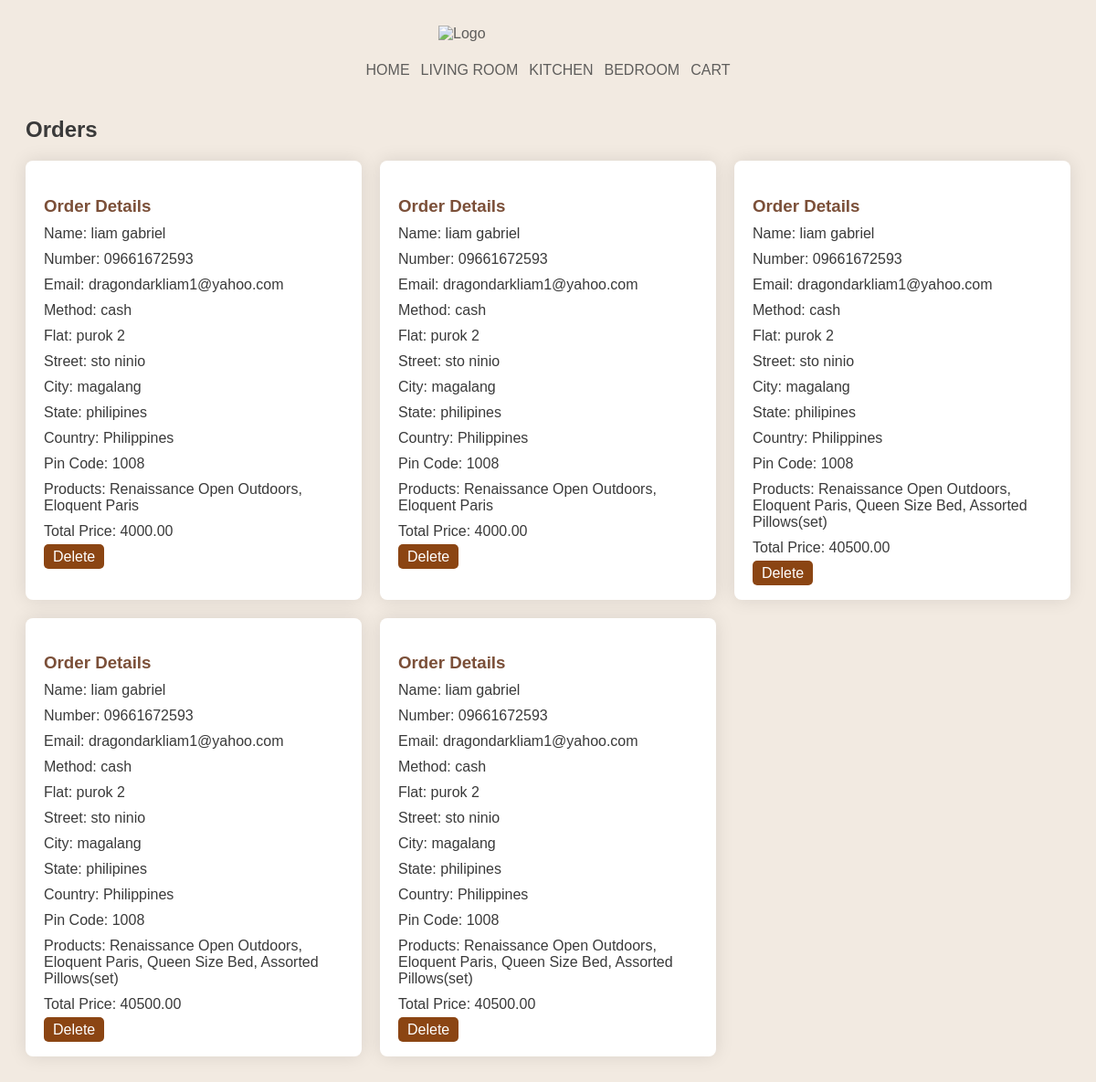
/orders.php, run on the app's committed database.
### tables this page shows
CREATE TABLE `orderss` (
  `id` int(11) NOT NULL,
  `name` varchar(255) NOT NULL,
  `number` varchar(20) NOT NULL,
  `email` varchar(255) NOT NULL,
  `method` varchar(20) NOT NULL,
  `flat` varchar(50) NOT NULL,
  `street` varchar(255) NOT NULL,
  `city` varchar(100) NOT NULL,
  `state` varchar(100) NOT NULL,
  `country` varchar(100) NOT NULL,
  `pin_code` varchar(20) NOT NULL,
  `products_name` text NOT NULL,
  `total_price` decimal(10,2) NOT NULL
);

### orders.php (the view, shortened to what this page needs)
<?php
require 'connection.php';
$query = "SELECT * FROM orderss";
$result = mysqli_query($conn, $query);
?>
<!DOCTYPE html>
<html lang="en">
<head>
</head>
<body>
    <header class="header">
        <img src="images\received_1297213491195542.jpeg" alt="Logo" class="logo">
        <nav class="nav">
            <p class="choice home"><a href="dashboared.php">HOME</a></p>
            <p class="choice lr-bar"><a href="livingroom.php">LIVING ROOM</a></p>
            <p class="choice kitchen-bar"><a href="kitchen.php">KITCHEN</a></p>
            <p class="choice br-bar"><a href="bedroom.php">BEDROOM</a></p>
            <p class="choice br-bar"><a href="cart.php">CART</a></p>
        </nav>
    </header>
<h2>Orders</h2>
<div class="order-container">
    <?php
    if(mysqli_num_rows($result) > 0){
        while($row = mysqli_fetch_assoc($result)){
            echo "<div class='order-card'>";
            echo "<h3>Order Details</h3>";
            echo "<div class='order-info'>Name: " . $row['name'] . "</div>";
            echo "<div class='order-info'>Number: " . $row['number'] . "</div>";
            echo "<div class='order-info'>Email: " . $row['email'] . "</div>";
            echo "<div class='order-info'>Method: " . $row['method'] . "</div>";
            echo "<div class='order-info'>Flat: " . $row['flat'] . "</div>";
            echo "<div class='order-info'>Street: " . $row['street'] . "</div>";
            echo "<div class='order-info'>City: " . $row['city'] . "</div>";
            echo "<div class='order-info'>State: " . $row['state'] . "</div>";
            echo "<div class='order-info'>Country: " . $row['country'] . "</div>";
            echo "<div class='order-info'>Pin Code: " . $row['pin_code'] . "</div>";
            echo "<div class='order-info'>Products: " . $row['products_name'] . "</div>";
            echo "<div class='order-info'>Total Price: " . $row['total_price'] . "</div>";
            echo "<div class='action-links'>";
            echo "<a href='?delete_id=" . $row['id'] . "'>Delete</a>";
            echo "</div>";
            echo "</div>";
        }
    } else {
        echo "<p>No orders found</p>";
    }
    ?>
</div>
</body>
</html>

### orders.php (style rules this page uses)
body { font-family: Arial, sans-serif; background-color: #f2eae1; color: #3a3a3a; padding: 20px; }
.order-container { display: grid; grid-template-columns: repeat(auto-fit, minmax(300px, 1fr)); gap: 20px; }
.order-card { background-color: #ffffff; border-radius: 8px; box-shadow: 0px 0px 20px rgba(0, 0, 0, 0.1); padding: 20px; }
.order-card h3 { color: #7b4f38; margin-bottom: 10px; }
.order-info { margin-bottom: 10px; }
.action-links a { color: #8B4513; text-decoration: none; transition: color 0.3s; margin-right: 10px; position: relative; }
.action-links a::before { content: ""; position: absolute; width: 100%; height: 3px; bottom: -3px; left: 0; background-color: #8B4513; visibility: hidden; transform: scaleX(0); transition: all 0.3s ease-in-out; }
.action-links a { color: #ffffff; background-color: #8B4513; padding: 5px 10px; border-radius: 5px; text-decoration: none; transition: background-color 0.3s; margin-right: 10px; position: relative; }
.header { display: grid; place-items: center; width: 100%; height: auto; background-color:var(--header-background); position: -webkit-sticky; position: sticky; top:0; z-index: 10; opacity: 0.8; font-family: var(--nav-family); }
.nav { display: flex; flex-wrap: wrap; }
.logo { width: 15rem; height: auto; }
a { text-decoration: none; color: var(--nav-family); }
.choice { text-decoration: none; border: 3px solid transparent; padding: 3px; font-weight: var(--main-weight); font-style: var(--main-style); font-size: var(--font-size2); list-style-type: none; }

### data on the page
orderss: name "liam gabriel", number "09661672593", email "dragondarkliam1@yahoo.com", method "cash", flat "purok 2", street "sto ninio", city "magalang", state "philipines", country "Philippines", pin_code "1008", products_name "Renaissance Open Outdoors, Eloquent Paris", total_price "4000.00"
orderss: name "liam gabriel", number "09661672593", email "dragondarkliam1@yahoo.com", method "cash", flat "purok 2", street "sto ninio", city "magalang", state "philipines", country "Philippines", pin_code "1008", products_name "Renaissance Open Outdoors, Eloquent Paris", total_price "4000.00"
orderss: name "liam gabriel", number "09661672593", email "dragondarkliam1@yahoo.com", method "cash", flat "purok 2", street "sto ninio", city "magalang", state "philipines", country "Philippines", pin_code "1008", products_name "Renaissance Open Outdoors, Eloquent Paris, Queen Size Bed, Assorted Pillows(set)", total_price "40500.00"
orderss: name "liam gabriel", number "09661672593", email "dragondarkliam1@yahoo.com", method "cash", flat "purok 2", street "sto ninio", city "magalang", state "philipines", country "Philippines", pin_code "1008", products_name "Renaissance Open Outdoors, Eloquent Paris, Queen Size Bed, Assorted Pillows(set)", total_price "40500.00"
orderss: name "liam gabriel", number "09661672593", email "dragondarkliam1@yahoo.com", method "cash", flat "purok 2", street "sto ninio", city "magalang", state "philipines", country "Philippines", pin_code "1008", products_name "Renaissance Open Outdoors, Eloquent Paris, Queen Size Bed, Assorted Pillows(set)", total_price "40500.00"
